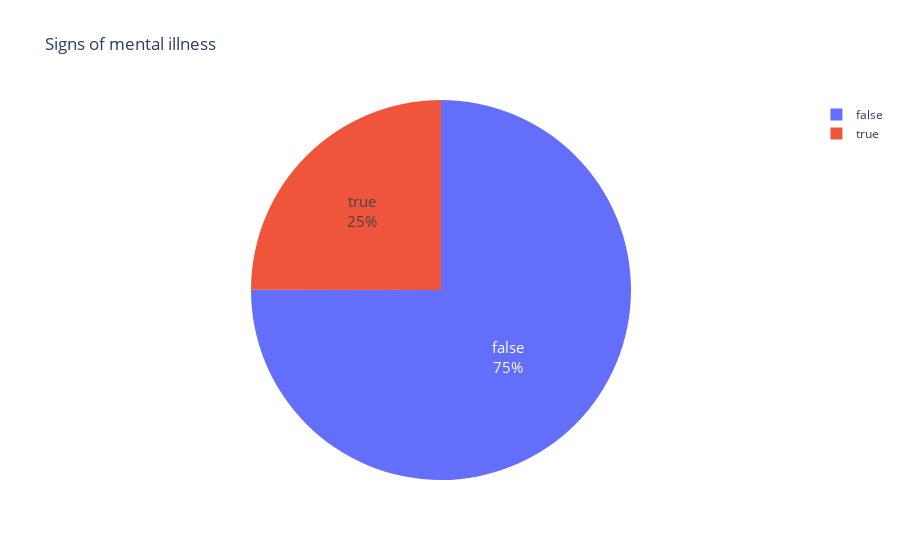

This figure's notebook cell:
### Markdown cell above
## Signs of mental illness

### Code cell
mental_illness = deaths_data.signs_of_mental_illness.value_counts()

fig = px.pie(labels=mental_illness.index, values=mental_illness.values,
             title='Signs of mental illness',
             names=mental_illness.index,
             hole=0
             )
fig.update_traces(textposition='inside', textfont_size=15, textinfo='percent+label')
fig.show()

### Figure 1 — Plotly figure (JSON) as saved in the notebook; plotly's stock layout.template omitted (floating-point values rounded to 4 significant figures)
{"data": [{"domain": {"x": [0, 1], "y": [0, 1]}, "hole": 0, "hovertemplate": "label=%{label}<br>value=%{value}<extra></extra>", "labels": [false, true], "legendgroup": "", "name": "", "showlegend": true, "textfont": {"size": 15}, "textinfo": "percent+label", "textposition": "inside", "type": "pie", "values": [1902, 633]}], "layout": {"legend": {"tracegroupgap": 0}, "title": {"text": "Signs of mental illness"}}}
